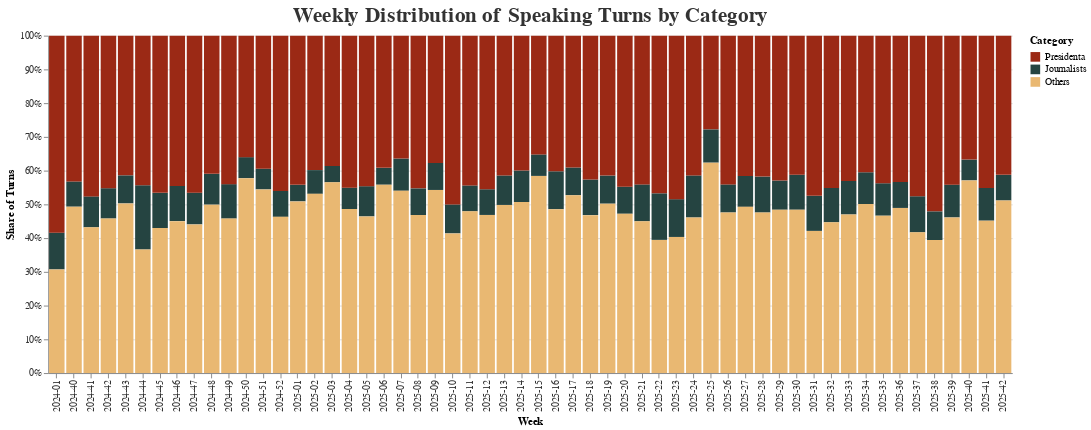

Here is the notebook cell this chart was saved with:
### Code cell
# Compute weekly share to avoid a lot of noise in daily data
weekly_share = (
    turns_long.assign(week=turns_long["date"].dt.isocalendar().week,
                      year=turns_long["date"].dt.year)
    .groupby(["year", "week", "speaker_type"], as_index=False)
    .agg(pct=("pct", "mean"))
)

weekly_share["yearweek"] = (
    weekly_share["year"].astype(str) + "-" + weekly_share["week"].astype(str).str.zfill(2)
)

chart_weekly = (
    alt.Chart(weekly_share)
    .mark_bar()
    .encode(
        x=alt.X("yearweek:N", title="Week"),
        y=alt.Y("pct:Q", title="Share of Turns", stack="normalize"),
        color=alt.Color("speaker_type:N",
                        title="Category",
                        scale=alt.Scale(domain=list(color_map.keys()),
                                        range=list(color_map.values()))),
        tooltip=["yearweek", "speaker_type:N", alt.Tooltip("pct:Q", format=".1%")]
    )
    .properties(title="Weekly Distribution of Speaking Turns by Category", width=1000, height=350)
)
chart_weekly

### Figure 1 — Vega-Lite specification as saved in the notebook (floating-point values rounded to 4 significant figures; data arrays with more than 128 entries replaced by an {"elided": "..."} marker saying what was removed)
{"config": {"title": {"fontSize": 22, "font": "Helvetica Neue", "anchor": "middle", "color": "#333"}, "axis": {"labelFont": "Helvetica Neue", "titleFont": "Helvetica Neue", "labelColor": "#333"}, "view": {"strokeWidth": 0}}, "data": {"name": "data-d60a81c1d51dc2917b8ad9761fa96982"}, "mark": {"type": "bar"}, "encoding": {"color": {"field": "speaker_type", "scale": {"domain": ["Presidenta", "Journalists", "Others"], "range": ["#9B2915", "#254441", "#E9B872"]}, "title": "Category", "type": "nominal"}, "tooltip": [{"field": "yearweek", "type": "nominal"}, {"field": "speaker_type", "type": "nominal"}, {"field": "pct", "format": ".1%", "type": "quantitative"}], "x": {"field": "yearweek", "title": "Week", "type": "nominal"}, "y": {"field": "pct", "stack": "normalize", "title": "Share of Turns", "type": "quantitative"}}, "height": 350, "title": "Weekly Distribution of Speaking Turns by Category", "width": 1000, "$schema": "https://vega.github.io/schema/vega-lite/v5.20.1.json", "datasets": {"data-d60a81c1d51dc2917b8ad9761fa96982": {"elided": "168 records"}}}
